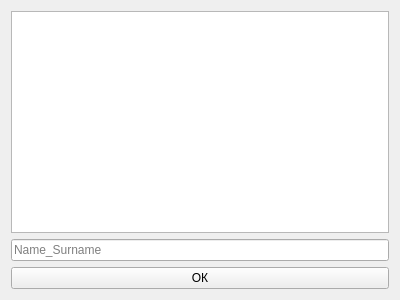
<?xml version="1.0" encoding="UTF-8"?>
<ui version="4.0">
 <class>MakePhotoForm</class>
 <widget class="QWidget" name="MakePhotoForm">
  <property name="geometry">
   <rect>
    <x>0</x>
    <y>0</y>
    <width>400</width>
    <height>300</height>
   </rect>
  </property>
  <property name="windowTitle">
   <string>Сделать фото</string>
  </property>
  <layout class="QVBoxLayout" name="verticalLayout">
   <item>
    <widget class="QGraphicsView" name="PhotoView"/>
   </item>
   <item>
    <widget class="QLineEdit" name="FilenameLE">
     <property name="placeholderText">
      <string>Name_Surname</string>
     </property>
     <property name="clearButtonEnabled">
      <bool>false</bool>
     </property>
    </widget>
   </item>
   <item>
    <widget class="QPushButton" name="OKButton">
     <property name="text">
      <string>ОК</string>
     </property>
    </widget>
   </item>
  </layout>
 </widget>
 <resources/>
 <connections/>
</ui>
